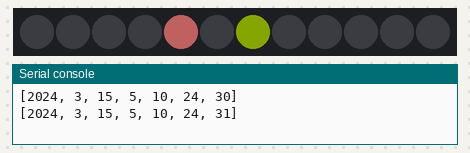
This program was run on a simulated MicroPython board. Parts: 12 RGB LEDs in strip order, left to right, the last lines printed to the serial console. Dim RGB values are drawn brighter than linear; the clock reads 2024-03-15 10:24:30 at power-on unless the program sets it; library files of the repository ran but are not shown: neopixel.py.

Above: at 1.2 s.
At 5.2 s:
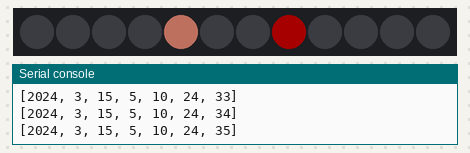
At 10.2 s:
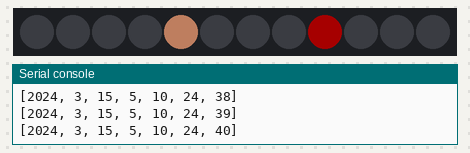
At 19.2 s:
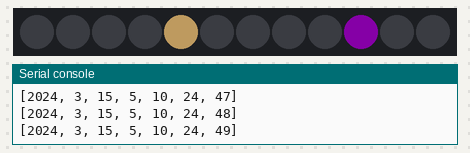
At 27.2 s:
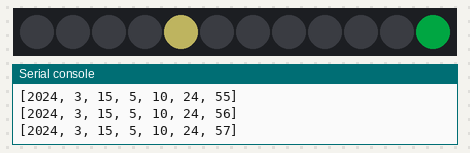
At 38.2 s:
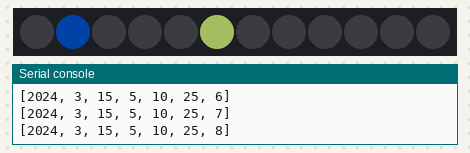

The program:

main.py
```python
from machine import Pin
import RTC
from neopixel import Neopixel
##RGB setup##
numpix = 12
strip = Neopixel(numpix, 0, 15, "GRBW")
strip.brightness(40)
def hsv_to_rgb(h, s, v):
    if s == 0.0:
        return v, v, v
    i = int(h*6.0)
    f = (h*6.0) - i
    p = v*(1.0 - s)
    q = v*(1.0 - s*f)
    t = v*(1.0 - s*(1.0-f))
    i = i%6
    if i == 0:
        return v, t, p
    if i == 1:
        return q, v, p
    if i == 2:
        return p, v, t
    if i == 3:
        return p, q, v
    if i == 4:
        return t, p, v
    if i == 5:
        return v, p, q
h = 0
h1= 0

##RTC setup##
ds = RTC.DS1302(18,17,16)
def timerConv(secondsIn): #Bad solution, but works. It checks where in the minute/hour we are
    if secondsIn in range(0,6):
        return(1)
    if secondsIn in range(6,11):
        return(2)
    if secondsIn in range(11,16):
        return(3)
    if secondsIn in range(16,21):
        return(4)
    if secondsIn in range(21,26):
        return(5)
    if secondsIn in range(26,31):
        return(6)
    if secondsIn in range(31,36):
        return(7)
    if secondsIn in range(36,41):
        return(8)
    if secondsIn in range(41,46):
        return(9)
    if secondsIn in range(46,51):
        return(10)
    if secondsIn in range(51,56):
        return(11)
    if secondsIn in range(56,61):
        return(12)

print(ds.DateTime()) #Check time/date


pastsec = ds.Second() #Set up the checks for if something has changed
pastmin = ds.Minute()


##Main Loop##
while 1:
    if pastsec != ds.Second():#checks if something has changed
        print(ds.DateTime())
        pastsec = ds.Second() #If something has changed, update the variable it checks against
        strip.set_pixel(int(ds.Minute()/5)-1, (0, 0, 0, 0)) #Turn off previous leds
        strip.set_pixel(int(ds.Second()/5)-1, (0, 0, 0, 0))

        h+=72 #Changes RGB colour
        r, g, b = [int(255 * c) for c in hsv_to_rgb(h / 360.0, 1.0, 1.0)]


        strip.set_pixel(int(ds.Second()/5), (r, g, b, 0)) #Second Hand update
        if int(ds.Minute()/5) != int(ds.Second()/5): #Checks to see if I need to disable white minute LED
            h1+=2 #Changes RGB colour
            r, g, b = [int(255 * c) for c in hsv_to_rgb(h1 / 360.0, 1.0, 1.0)]
            strip.set_pixel(int(ds.Minute()/5), (r, g, b, 255))

        strip.show() #Update RGB
```

RTC.py
```python
'''
    DS1302 RTC drive
    Author: shaoziyang
    Date:   2018.3
    http://www.micropython.org.cn
'''
from machine import Pin

DS1302_REG_SECOND = (0x80)
DS1302_REG_MINUTE = (0x82)
DS1302_REG_HOUR   = (0x84)
DS1302_REG_DAY    = (0x86)
DS1302_REG_MONTH  = (0x88)
DS1302_REG_WEEKDAY= (0x8A)
DS1302_REG_YEAR   = (0x8C)
DS1302_REG_WP     = (0x8E)
DS1302_REG_CTRL   = (0x90)
DS1302_REG_RAM    = (0xC0)

class DS1302:
    def __init__(self, clk, dio, cs):
        self.dio = dio
        self.clk = Pin(clk, Pin.OUT)
        self.cs = Pin(cs, Pin.OUT)

    def DecToHex(self, dat):
        return (dat//10) * 16 + (dat%10)

    def HexToDec(self, dat):
        return (dat//16) * 10 + (dat%16)

    def write_byte(self, dat):
        self.dio = Pin(17, Pin.OUT)
        for i in range(8):
            self.dio((dat >> i) & 1)
            self.clk(1)
            self.clk(0)

    def read_byte(self):
        self.dio = Pin(17, Pin.IN)
        d = 0
        for i in range(8):
            d = d | (self.dio()<<i)
            self.clk(1)
            self.clk(0)
        return d

    def getReg(self, reg):
        self.cs(1)
        self.write_byte(reg)
        t = self.read_byte()
        self.cs(0)
        return t

    def setReg(self, reg, dat):
        self.cs(1)
        self.write_byte(reg)
        self.write_byte(dat)
        self.cs(0)

    def wr(self, reg, dat):
        self.setReg(DS1302_REG_WP, 0)
        self.setReg(reg, dat)
        self.setReg(DS1302_REG_WP, 0x80)

    def start(self):
        t = self.getReg(DS1302_REG_SECOND + 1)
        self.wr(DS1302_REG_SECOND, t & 0x7f)

    def stop(self):
        t = self.getReg(DS1302_REG_SECOND + 1)
        self.wr(DS1302_REG_SECOND, t | 0x80)

    def Second(self, second = None):
        if second == None:
            return self.HexToDec(self.getReg(DS1302_REG_SECOND+1))%60
        else:
            self.wr(DS1302_REG_SECOND, self.DecToHex(second%60))

    def Minute(self, minute = None):
        if minute == None:
            return self.HexToDec(self.getReg(DS1302_REG_MINUTE+1))
        else:
            self.wr(DS1302_REG_MINUTE, self.DecToHex(minute%60))

    def Hour(self, hour = None):
        if hour == None:
            return self.HexToDec(self.getReg(DS1302_REG_HOUR+1))
        else:
            self.wr(DS1302_REG_HOUR, self.DecToHex(hour%24))

    def Weekday(self, weekday = None):
        if weekday == None:
            return self.HexToDec(self.getReg(DS1302_REG_WEEKDAY+1))
        else:
            self.wr(DS1302_REG_WEEKDAY, self.DecToHex(weekday%8))

    def Day(self, day = None):
        if day == None:
            return self.HexToDec(self.getReg(DS1302_REG_DAY+1))
        else:
            self.wr(DS1302_REG_DAY, self.DecToHex(day%32))

    def Month(self, month = None):
        if month == None:
            return self.HexToDec(self.getReg(DS1302_REG_MONTH+1))
        else:
            self.wr(DS1302_REG_MONTH, self.DecToHex(month%13))

    def Year(self, year = None):
        if year == None:
            return self.HexToDec(self.getReg(DS1302_REG_YEAR+1)) + 2000
        else:
            self.wr(DS1302_REG_YEAR, self.DecToHex(year%100))

    def DateTime(self, dat = None):
        if dat == None:
            return [self.Year(), self.Month(), self.Day(), self.Weekday(), self.Hour(), self.Minute(), self.Second()]
        else:
            self.Year(dat[0])
            self.Month(dat[1])
            self.Day(dat[2])
            self.Weekday(dat[3])
            self.Hour(dat[4])
            self.Minute(dat[5])
            self.Second(dat[6])

    def ram(self, reg, dat = None):
        if dat == None:
            return self.getReg(DS1302_REG_RAM + 1 + (reg%31)*2)
        else:
            self.wr(DS1302_REG_RAM + (reg%31)*2, dat)
```

Measured:
- what the display in image 0 shows lasts 1.0 s, from 1.1 s to 2.1 s
